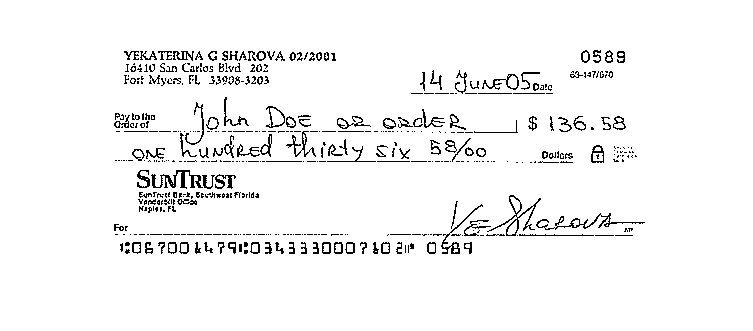
%> input picture segmentation/binarized_check_no_edge.png, 753 x 331 px
$ octave slide_win_0.m   (GNU Octave 9; MATLAB toolbox functions it lacks are replaced by stand-ins)
%> lines starting %> are read from the running program, lines starting %| are printed output that depends on the picture; in (x1, y1, x2, y2) boxes, pixels count from 0 and x2, y2 are one past the last pixel; in counts of white or black regions, pixels touching at a corner belong together; the program's own positions count from 1
clc; clear;

im=imread('binarized_check_no_edge.png');
%> im is the input picture: size 331x753x3 uint8; 96% white; black in thin lines or dots, all inside (x1, y1, x2, y2) = (114, 50, 645, 254)

% rgb to gray
% im2=rgb2gray(im);

% Loop through all the images to know if it's already in binary format
% (attempting to binarize a B&W image throws an error)
% Note: please turn into a helper function later
[rows,columns,numberOfColorChannels] = size(im);
%> rows = 331; columns = 753; numberOfColorChannels = 3
if numberOfColorChannels > 1
    im2 = rgb2gray(im);
else
    im2 = im
end

% threshold
im_bw=im2<240;

% remove some clutter
im3=imopen(im_bw,ones(2,1));
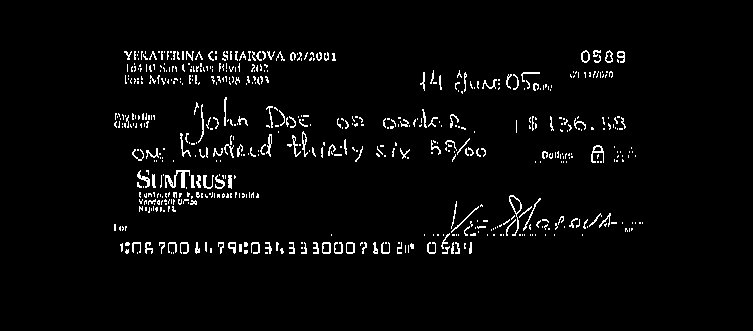
%> im3: size 331x753 logical; 3.2% white in thin lines or dots, all inside (x1, y1, x2, y2) = (114, 50, 643, 254)

[x,y]=find(im3);
%> x = 7964 values from 51 to 254; y = 7964 values from 115 to 643
im4=bwselect(im_bw,y,x,4);
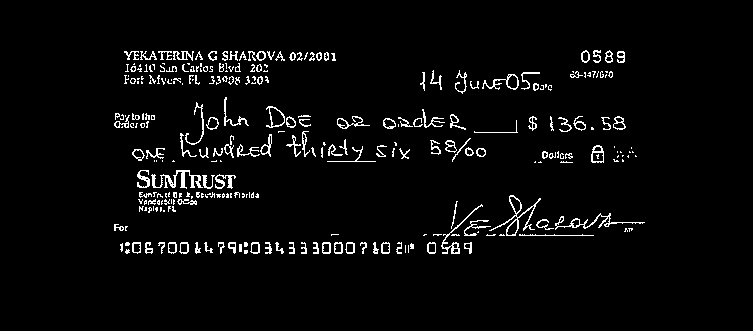
%> im4: size 331x753 logical; 3.7% white in thin lines or dots, all inside (x1, y1, x2, y2) = (114, 50, 645, 254)
im5 = imclose(im4,strel('disk',5));
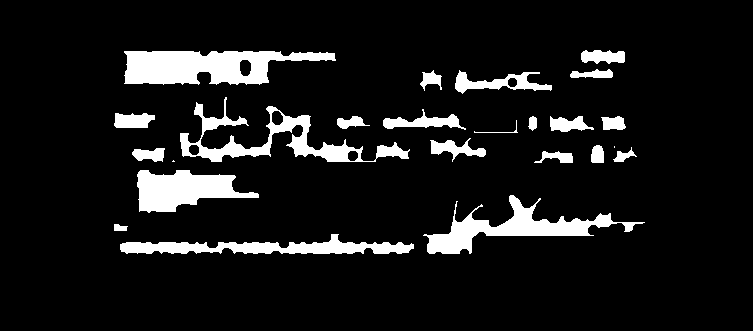
%> im5: size 331x753 logical; 9.6% white; 24 white regions (2 under 20 px), largest, box (x1, y1, x2, y2) and area: (124, 51, 336, 85) 4798, (423, 195, 645, 254) 3679, (180, 97, 410, 162) 3544

im5 = bwmorph(im5,'thicken',2);
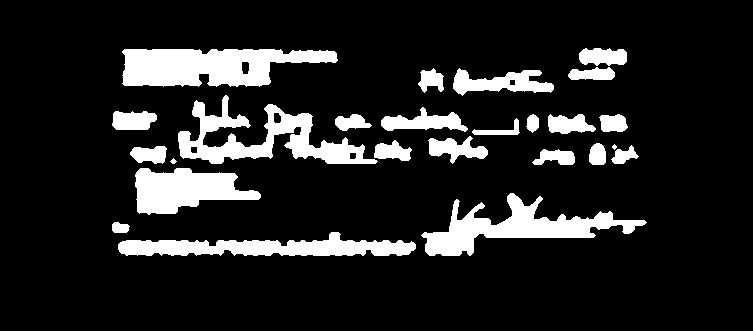
%> im5: size 331x753 logical; 13.5% white; 25 white regions (1 under 20 px)


% bounding boxes
s=regionprops(im5,'PixelIdxList','Centroid','BoundingBox');
%> s = 25 regions; largest, box (x1, y1, x2, y2) and Centroid: (421, 193, 647, 256) [516.7 228.4], (178, 95, 378, 164) [265.3 139.5], (122, 49, 338, 87) [210.5 66.5], (118, 232, 416, 256) [268.3 248.2], (135, 168, 261, 215) [185.2 190.5]
bboxes=cat(1,s.BoundingBox);
%> bboxes = 25 rows, first 8: [112.5 111.5 45 19; 112.5 222.5 18 11; 118.5 232.5 298 24; 122.5 49.5 216 38; 130.5 146.5 37 18; 135.5 168.5 126 47; 170.5 158.5 7 6; 178.5 95.5 200 69]
Iocr = insertShape(im, 'Rectangle', bboxes,'Color','blue');
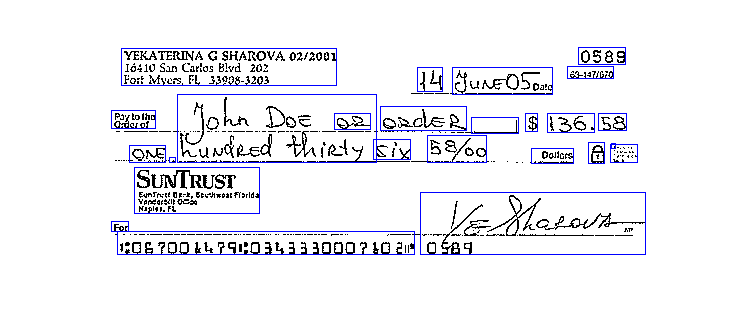
%> Iocr: size 331x753x3 uint8; 1.92% of pixels changed, all inside (x1, y1, x2, y2) = (111, 47, 646, 255)

figure; imshow(Iocr,[]);
hold all


% use OCR
for i=1:numel(s)
   tmp=ceil(s(i).BoundingBox);
   tmp=im_bw(tmp(2):tmp(2)+tmp(4),tmp(1):tmp(1)+tmp(3),:);
%> (the run ends here)
